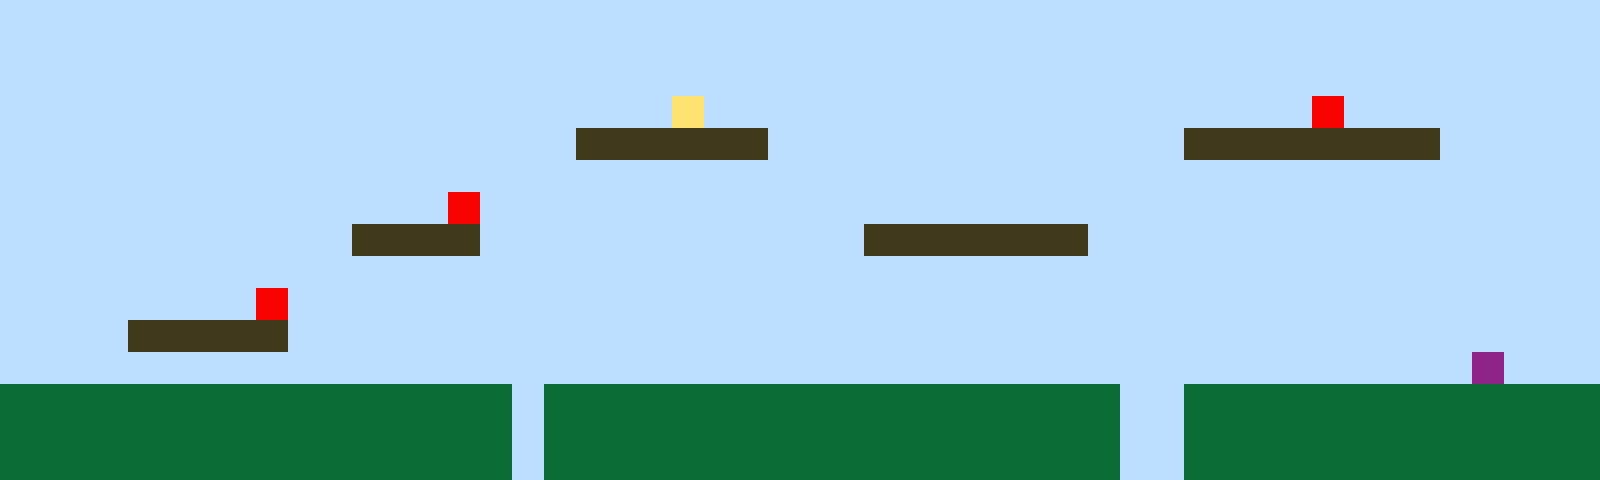

A 2D game scene composited from a Tiled map and its tileset images. What follows is a short description and the map's XML, with every tile layer's data as written:
An orthogonal 50x15 tile map with 32x32 px tiles, 1 tile layer (Tile Layer 1).

<map version="1.10" tiledversion="1.11.2" orientation="orthogonal" renderorder="right-up" width="50" height="15" tilewidth="32" tileheight="32" infinite="0" nextlayerid="2" nextobjectid="1"><editorsettings><export target="map1.csv" format="csv" /></editorsettings><tileset firstgid="1" name="sprites" tilewidth="32" tileheight="32" tilecount="6" columns="3"><image source="sprites.png" width="96" height="64" /></tileset><layer id="1" name="Tile Layer 1" width="50" height="15"><data encoding="csv">1,1,1,1,1,1,1,1,1,1,1,1,1,1,1,1,1,1,1,1,1,1,1,1,1,1,1,1,1,1,1,1,1,1,1,1,1,1,1,1,1,1,1,1,1,1,1,1,1,1,1,1,1,1,1,1,1,1,1,1,1,1,1,1,1,1,1,1,1,1,1,1,1,1,1,1,1,1,1,1,1,1,1,1,1,1,1,1,1,1,1,1,1,1,1,1,1,1,1,1,1,1,1,1,1,1,1,1,1,1,1,1,1,1,1,1,1,1,1,1,1,1,1,1,1,1,1,1,1,1,1,1,1,1,1,1,1,1,1,1,1,1,1,1,1,1,1,1,1,1,1,1,1,1,1,1,1,1,1,1,1,1,1,1,1,1,1,1,1,1,1,4,1,1,1,1,1,1,1,1,1,1,1,1,1,1,1,1,1,1,1,5,1,1,1,1,1,1,1,1,1,1,1,1,1,1,1,1,1,1,1,1,1,1,1,1,1,1,3,3,3,3,3,3,1,1,1,1,1,1,1,1,1,1,1,1,1,3,3,3,3,3,3,3,3,1,1,1,1,1,1,1,1,1,1,1,1,1,1,1,1,1,1,1,1,1,1,1,1,1,1,1,1,1,1,1,1,1,1,1,1,1,1,1,1,1,1,1,1,1,1,1,1,1,1,1,1,1,1,1,1,1,1,1,1,1,1,1,1,1,1,1,1,1,5,1,1,1,1,1,1,1,1,1,1,1,1,1,1,1,1,1,1,1,1,1,1,1,1,1,1,1,1,1,1,1,1,1,1,1,1,1,1,1,1,1,1,1,1,1,1,3,3,3,3,1,1,1,1,1,1,1,1,1,1,1,1,3,3,3,3,3,3,3,1,1,1,1,1,1,1,1,1,1,1,1,1,1,1,1,1,1,1,1,1,1,1,1,1,1,1,1,1,1,1,1,1,1,1,1,1,1,1,1,1,1,1,1,1,1,1,1,1,1,1,1,1,1,1,1,1,1,1,1,1,1,1,1,1,1,1,1,1,1,1,1,1,1,5,1,1,1,1,1,1,1,1,1,1,1,1,1,1,1,1,1,1,1,1,1,1,1,1,1,1,1,1,1,1,1,1,1,1,1,1,1,1,1,1,1,1,1,1,1,3,3,3,3,3,1,1,1,1,1,1,1,1,1,1,1,1,1,1,1,1,1,1,1,1,1,1,1,1,1,1,1,1,1,1,1,1,1,1,1,1,1,1,1,1,1,1,1,1,1,1,1,1,1,1,1,1,1,1,1,1,1,1,1,1,1,1,1,1,1,1,1,1,1,1,1,1,1,1,1,1,1,1,1,1,1,1,1,1,1,1,1,6,1,1,1,2,2,2,2,2,2,2,2,2,2,2,2,2,2,2,2,1,2,2,2,2,2,2,2,2,2,2,2,2,2,2,2,2,2,2,1,1,2,2,2,2,2,2,2,2,2,2,2,2,2,2,2,2,2,2,2,2,2,2,2,2,2,2,2,2,2,1,2,2,2,2,2,2,2,2,2,2,2,2,2,2,2,2,2,2,1,1,2,2,2,2,2,2,2,2,2,2,2,2,2,2,2,2,2,2,2,2,2,2,2,2,2,2,2,2,2,1,2,2,2,2,2,2,2,2,2,2,2,2,2,2,2,2,2,2,1,1,2,2,2,2,2,2,2,2,2,2,2,2,2</data></layer></map>
